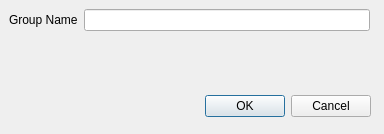
<?xml version="1.0" encoding="UTF-8"?>
<ui version="4.0">
 <class>RegexGroupDialog</class>
 <widget class="QDialog" name="RegexGroupDialog">
  <property name="geometry">
   <rect>
    <x>0</x>
    <y>0</y>
    <width>384</width>
    <height>134</height>
   </rect>
  </property>
  <property name="windowTitle">
   <string>New Regex Group Name</string>
  </property>
  <widget class="QDialogButtonBox" name="buttonBox">
   <property name="geometry">
    <rect>
     <x>30</x>
     <y>90</y>
     <width>341</width>
     <height>32</height>
    </rect>
   </property>
   <property name="orientation">
    <enum>Qt::Horizontal</enum>
   </property>
   <property name="standardButtons">
    <set>QDialogButtonBox::Cancel|QDialogButtonBox::Ok</set>
   </property>
  </widget>
  <widget class="QWidget" name="formLayoutWidget">
   <property name="geometry">
    <rect>
     <x>9</x>
     <y>9</y>
     <width>361</width>
     <height>71</height>
    </rect>
   </property>
   <layout class="QFormLayout" name="formLayout">
    <property name="fieldGrowthPolicy">
     <enum>QFormLayout::AllNonFixedFieldsGrow</enum>
    </property>
    <item row="0" column="0">
     <widget class="QLabel" name="label_3">
      <property name="text">
       <string>Group Name</string>
      </property>
     </widget>
    </item>
    <item row="0" column="1">
     <widget class="QLineEdit" name="nameLineEdit"/>
    </item>
   </layout>
  </widget>
 </widget>
 <resources/>
 <connections>
  <connection>
   <sender>buttonBox</sender>
   <signal>accepted()</signal>
   <receiver>RegexGroupDialog</receiver>
   <slot>accept()</slot>
   <hints>
    <hint type="sourcelabel">
     <x>200</x>
     <y>255</y>
    </hint>
    <hint type="destinationlabel">
     <x>191</x>
     <y>147</y>
    </hint>
   </hints>
  </connection>
  <connection>
   <sender>buttonBox</sender>
   <signal>rejected()</signal>
   <receiver>RegexGroupDialog</receiver>
   <slot>reject()</slot>
   <hints>
    <hint type="sourcelabel">
     <x>200</x>
     <y>255</y>
    </hint>
    <hint type="destinationlabel">
     <x>191</x>
     <y>147</y>
    </hint>
   </hints>
  </connection>
 </connections>
</ui>
